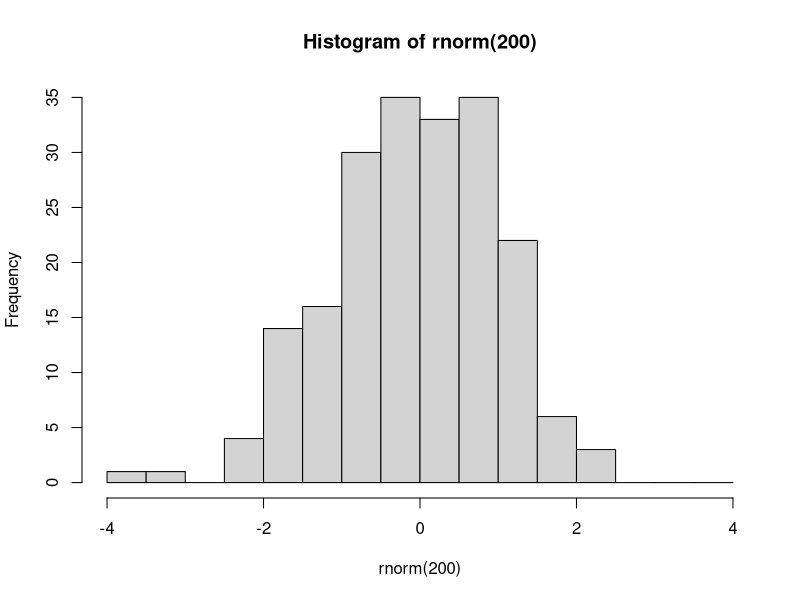
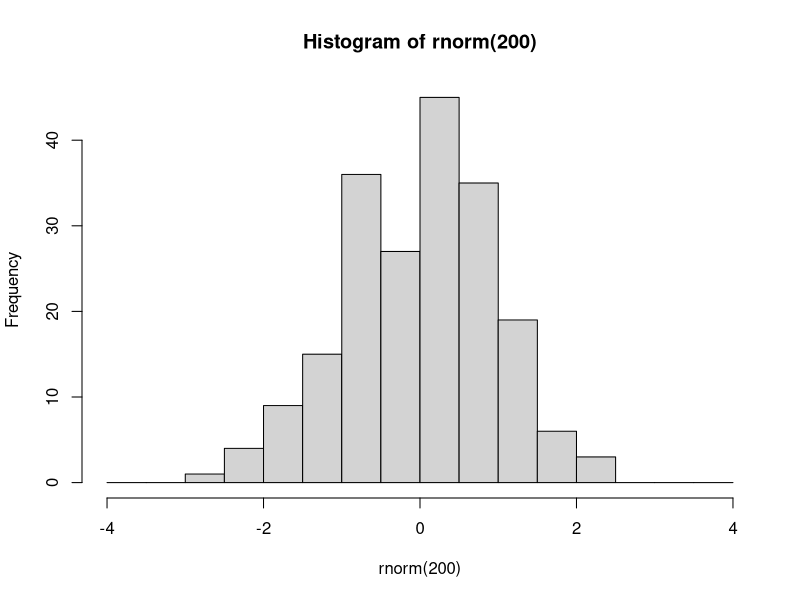

Recreate these plots in R, in order. (Note: this script raises an error after producing the figures.)
###################################
###################################
########                   ########
########   Data Science 1  ########
########       Lab 7       ######## 
########  10th Dec. 2024   ########
########                   ########
###################################
###################################

## Welcome to lab #4. Today we will start with an introduction to the tidyverse,
# Then you will write your own lm() function, and finally a couple of exercises



#####################
####    Pipes    ####
#####################

# The pipe operator looks like this: |>
# It signifies: take the element on the left and use it as the first argument in the function on the right

# Example
hist(rnorm(200), breaks=seq(-4,4,0.5))
# is equivalent to

rnorm(200) |> hist(breaks=seq(-4,4,0.5))

# The purpose of the pipe is mostly aesthetic, in particular to avoid large numbers of parentheses when something needs to be transformed using multiple functions:



### 1.1 Rewrite the following expression using pipes:
set.seed(123)
round(sqrt(log(runif(10,1,10))),2)
runif(10,1,10) |> log() |>sqrt() |>round(2)

# Pipes were initially created in a package called magrittr, part of the 'tidyverse' group of packages


########################
####    Packages    ####
########################

# Packages are essentially environments full of functions and/or objects which aren't loaded into R by default, but must be first installed (generally from a repository called CRAN), and then loaded

# Here we will install tidyverse, which is not one but a series of packages written by the same group of people, which share a number of syntactical features

install.packages('tidyverse')

# After you have installed tidyverse into your packages, you must also load it into your environment

library(tidyverse)

# You will only have to install a package once. However, every time you start fresh in a new R environment, you will have to load the packages you need again.

#########################
####    TIDYVERSE    ####
#########################

# The tidyverse encompasses a very large number of packages, and is fairly powerful (in that you can do a lot using tidyverse packages)
# However, you DO NOT need to use tidyverse exclusively! I mostly don't use it, for example, preferring to stick to base R except for a few functionalities.

# Downsides of tidyverse include: unique syntax which is very different from other programming languages such as python
# 'Black box' functions that have specific purposes that must be remembered, as opposed to more general-purpose functions in base R
# Often actually more verbose than base R (ie. requires more lines of code to do the same thing)
# Using tidyverse is a matter of preference!

# The pipe operator was originally introduced in the tidyverse package magrittr. 
# The tidyverse pipe operator looks like this: %>%

set.seed(123)
runif(10,1,10) %>% 
  log() %>%
  sqrt() %>%
  round(2)

# In this class we will look at 2 important tidyverse packages.
# Today we will look at dplyr, which is used to manipulate and transform data.
# Next week we will learn ggplot2, which is used for plotting and data visualisation

#####################
####    dplyr    ####
#####################

# The philosophy behind dplyr is that every data transformation can be done using a function, and multiple transformations can be done by piping an object through multiple functions
# For example, in dplyr we no longer use indexing.
# Instead we use the functions 'select', to choose specific columns in a data frame, and 'filter', to choose specific rows.

data(mtcars)

# so instead of:
mtcars[mtcars$cyl == 6, 1:5]
# we would write:
mtcars %>%
  filter(cyl==6) %>%
  select(1:5)
mtcars
### 2.1
# using select() and filter(), create a new database of cars that are over 4000 lbs in weight, retaining only the wt and mpg columns. Save this database to an object called 'df'.
df <- mtcars %>% filter( wt > 4) %>% select(1,6)
df
# After you have selected the rows and columns you are interested in, you can 
# change the order of the rows using arrange

df %>% arrange(wt)

df %>% arrange(desc(wt))


# To change variables, we can use mutate()
df <- df %>% mutate(wt_kg=wt*453.592,
                    km_per_l = mpg*1.60934/3.78541)
df
# And we can use ifelse() within mutate()
mtcars <- mtcars %>%
            mutate(wt_class = ifelse(wt>=4, 'Oversized','Standard'))
mtcars
# We can even do a sultiple ifelse statment using case_when()
mtcars <- mtcars %>%
            mutate(
              efficiency = case_when(
                mpg<=15 ~ 'low',
                mpg>15 & mpg<=20 ~ 'medium',
                mpg>20 ~ 'high'
                ))

# Next, summarise (or summarize) is a useful function which collapses a dataframe into a single row and can calculate summary statistics, eg:

mtcars %>% 
  summarise(
    mean_wt = mean(wt),
    sd_wt = sd(wt),
    n = length(mpg)
  )

# We can also use summarise to collapse a data frame not into one single row, but into as many rows as we have groups of interest. 
# To do this, first we need to use group_by()

mtcars %>% group_by(efficiency)
mtcars
# You'll notice that this automatically changes the data frame into a new kind of object, called a tibble.
# Tibbles are basically tidyverse dataframes, that display information slightly differently, and are a bit more particular about certain things like not wanting empty cells.
# Tibbles can also be grouped, which allows for further operations down the line
# For example:

mtcars %>% 
  group_by(efficiency) %>%
  summarise(
    wt_kg=mean(wt),
    n=length(hp)
  ) %>%
  arrange(
    c('high','medium','low')
  )

# You can group by multiple variables

mtcars %>% 
  group_by(efficiency,cyl) %>%
  summarise(
    wt_kg=mean(wt),
    n=length(hp)
  )

# After grouping a tibble, remember to ungroup it later using ungroup(), or you may have issues down the line.
?ungroup()
# 3.1
data(iris)
# using the dplyr functions do the following:
# create a new column called Petal.Area which is the product of the petal width and petal length columns.
# For each of the different species of iris, present the mean and standard deviation for the sepal length, sepal width, and petal area, as well as the number of samples (n)
# Order this database in decreasing order of average petal length.
iris <- iris %>% mutate(Petal.Area= Petal.Width * Petal.Length)
iris %>% group_by(Species) %>% summarise(mean_sep_leg = mean(Sepal.Length),sd_sep_leg=sd(Sepal.Length),mean_sep_wit = mean(Sepal.Width),sd_sep_wit = sd(Sepal.Width),mean_pet_ar = mean(Petal.Area),sd_petal_area = sd(Petal.Area), n = n() )
iris %>% arrange(desc(Petal.Length))
#######################################################
####    Code your own lm and predict functions!    ####
#######################################################

### 4.1 lm()

# Here I will walk you through the steps needed to write these functions. Follow along with the slides from this week's and last week's lectures - they contain all of the maths and some of the code that you need!

# At each step of the way, you should save each new element you calculate into a new object.

# Your lm function should take as input a y variable, and one or more x variables which should be inputted as a matrix or dataframe with one variable per column. 
my.lm <- function(y,x){

# Start by saving the sample size (n). You will need it later for calculating degrees of freedom for the test statistics and sampling distributions.
  n <- length(y)
# Next create the X matrix using as.matrix. Don't forget to add the column of 1s!
  x <- cbind(1,as.matrix(x))
# use the y input and your newly constructed x matrix to calculate the parameter estimates (or coefficients). 
# Hint: see lab 6, and remember that t() gives the transpose of a matrix and solve() gives its inverse
  b <- solve((t(x)%*%x)) %*% t(x)%*%y
# Next, using these calculated coefficients, calculate all of the predicted values, y_hat, for each of the values of x (each of the rows of the X matrix). 
# Hint: look at the formula for the linear model - and remember we are multiplying matrices!
  y_hat <- x %*% b
# Next, calculate the residuals (actual values of y minus the predicted values y_hat)
  e <- y - y_hat
# Next calculate the estimate of the residual standard error, s. Careful about the denominator here: check how many degrees of freedom you have!
  s <- sqrt(sum(e^2)/(n-ncol(x)))
# Using s, calculate the variance covariance matrix of the coefficients.
  vcov_coef <- s^2 * (solve(t(x)%*%x))
# from this covariance matrix, extract the standard errors of the coefficients
  se_coef <- sqrt(diag(vcov_coef))
# use these standard errors to calculate the t-values for each of the coefficients
  t_vals <- b / se_coef
# And use these t-values to calculate p-values.
  p <- pt(-abs(t_vals),df=n-ncol(x))*2
# Next, calculate the R2 value
  RSS <- sum(e^2)
  TSS <- sum((y-mean(y))^2)
  r2 <- 1-(RSS/TSS)
# Bonus points if you want to look up how to calculate adjusted R2
  adj_r2 <- 1-((1-r2)*(n-1)/(n-ncol(x)-1))
# Next, calculate the F-statistic and the p-value for the model.
  f_stat <- ((TSS - RSS) / (ncol(x) - 1)) / (RSS / (n - ncol(x)))
  model_p <- 1-pf(f_stat, df1 = ncol(x) - 1, df2 = n - ncol(x))
  
# Finally, put all of these elements into a list, and have your function return that list. 
  return(list(n=n,
              coefficients = b,
              residuals = e,
              s = s,
              vcov = vcov_coef,
              se = se_coef,
              t_values = t_vals,
              p_values = p,
              r2 = r2,
              adj_r2 = adj_r2,
              F_statistic = f_stat,
              model_p_value = model_p))
}

# compare your function against the built-in R function in R.

my.lm(y=mtcars$mpg,x=mtcars[,c('wt','cyl')])
model <- lm(mpg ~ wt + cyl, data = mtcars)
summary(model)
### 4.2 predict()
# This will be much shorter. Create a new function that takes as input the output from your first function, along with a new_data object that has as many columns as there are predictor variables in the model output, and a confidence interval size

my.predict <- function(model_output, new_data, ci_level = 0.97) {
  
  # Extract coefficients from your my.lm output
  coef = model_output$coefficients

  # Add a column of 1s to the new_data
  new_data = cbind(1,as.matrix(new_data))

  # generate the predicted values of y from the new_data object based on the coefficients from the model
  # Again, remember the formula for the linear model!
  y_hat = new_data %*% coef

#for each of these predicted values, calculate a confidence interval
  # first calculate the critical levels of the t-distribution using the ci_level and the degrees of freedom
  area_in_tails=(1-ci_level)/2
  t_lower = qt(area_in_tails)
  t_upper = qt(area_in_tails,lower.tail = F)

  # next, for each row of the new_data object, calculate the standard error of the predicted value
  # Check the slides, and remember that 𝒗𝒄𝒐𝒗(𝒃) was saved as "vcov" in the model output
 sy = sqrt(apply(new_data,1,function(.)t(.)%*%model_output$vcov%*%.))
  
  # next, calculate the upper and lower confidence boundaries for each prediction using the critical t-levels and the previously calculated standard error
 ci_lower = sy*t_lower
 ci_upper = sy * t_upper

  # finally, put these confidence intervals into a dataframe
 ci = data.frame(ci_lower,ci_upper)
 colnames(ci) = paste0(ci_level,'%_',c('lower','upper'))
 df = cbind(y_hat = y_hat,ci)
 return(df)
}


### 4.3
# Use your functions to run the following model
model <- my.lm(y=mtcars$mpg,x=mtcars[,c("wt","cyl")])
my.predict(model,new_data = data.frame(wt=3.5,cyl=4),ci_level =0.99)
# mtcars$mpg ~ mtcars$wt + mtcars$cyl


# Then plot predicted marginal effect of weight for a car with 4 cylynders. Add 96% confidence intervals to the graph.
# Hint: For this, in your "newdata" object, add a column of 4s for the number of cylinders

# Compare this graph to the graph from the lecture.


# What do you conclude?